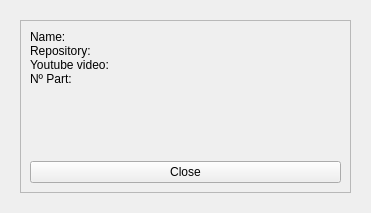
<?xml version="1.0" encoding="UTF-8"?>
<ui version="4.0">
 <class>Form</class>
 <widget class="QWidget" name="Form">
  <property name="geometry">
   <rect>
    <x>0</x>
    <y>0</y>
    <width>371</width>
    <height>213</height>
   </rect>
  </property>
  <property name="windowTitle">
   <string>Frame information</string>
  </property>
  <layout class="QHBoxLayout" name="horizontalLayout">
   <property name="spacing">
    <number>0</number>
   </property>
   <item>
    <widget class="QWidget" name="widget" native="true">
     <layout class="QHBoxLayout" name="horizontalLayout_2">
      <property name="spacing">
       <number>0</number>
      </property>
      <item>
       <widget class="QFrame" name="frame">
        <property name="frameShape">
         <enum>QFrame::StyledPanel</enum>
        </property>
        <property name="frameShadow">
         <enum>QFrame::Raised</enum>
        </property>
        <layout class="QVBoxLayout" name="verticalLayout">
         <property name="spacing">
          <number>0</number>
         </property>
         <item>
          <layout class="QFormLayout" name="formLayout">
           <item row="0" column="0">
            <widget class="QLabel" name="lTextName">
             <property name="text">
              <string>Name:</string>
             </property>
            </widget>
           </item>
           <item row="0" column="1">
            <widget class="QLabel" name="lName">
             <property name="text">
              <string/>
             </property>
            </widget>
           </item>
           <item row="1" column="0">
            <widget class="QLabel" name="lTextRepository">
             <property name="text">
              <string>Repository:</string>
             </property>
            </widget>
           </item>
           <item row="1" column="1">
            <widget class="QLabel" name="lRepository">
             <property name="text">
              <string/>
             </property>
            </widget>
           </item>
           <item row="2" column="0">
            <widget class="QLabel" name="lTextYoutubeVideo">
             <property name="text">
              <string>Youtube video:</string>
             </property>
            </widget>
           </item>
           <item row="2" column="1">
            <widget class="QLabel" name="lYoutubeVideo">
             <property name="text">
              <string/>
             </property>
            </widget>
           </item>
           <item row="3" column="0">
            <widget class="QLabel" name="lTextIdProjectTutorial">
             <property name="text">
              <string>Nº Part:</string>
             </property>
            </widget>
           </item>
           <item row="3" column="1">
            <widget class="QLabel" name="lIdProjectTutorial">
             <property name="text">
              <string/>
             </property>
            </widget>
           </item>
          </layout>
         </item>
         <item>
          <widget class="QPushButton" name="pbClose">
           <property name="text">
            <string>Close</string>
           </property>
          </widget>
         </item>
        </layout>
       </widget>
      </item>
     </layout>
    </widget>
   </item>
  </layout>
 </widget>
 <resources/>
 <connections/>
</ui>
